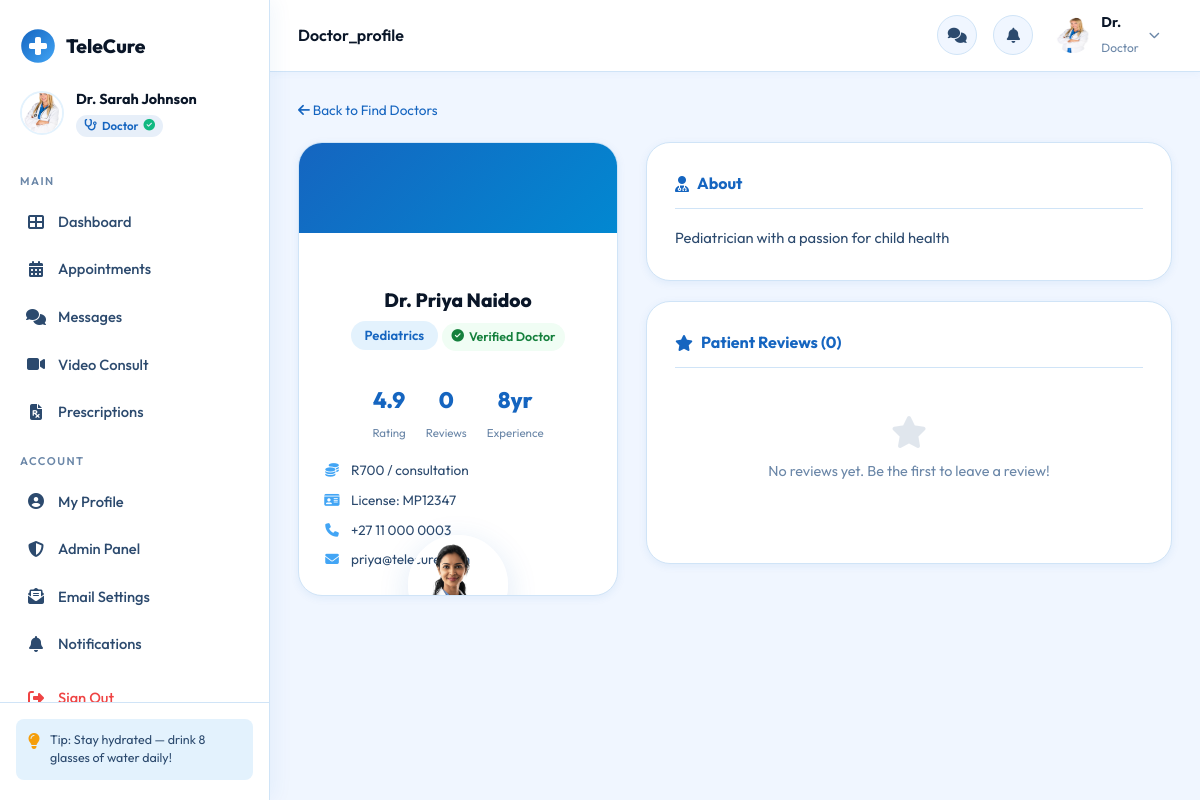
The page /Telecure/doctor_profile.php?id=3 (signed in) on the database its author committed.
### tables this page shows
CREATE TABLE doctor_profiles (
    id              INT AUTO_INCREMENT PRIMARY KEY,
    user_id         INT NOT NULL,
    specialization  VARCHAR(150),
    license_number  VARCHAR(100),
    years_experience INT DEFAULT 0,
    consultation_fee DECIMAL(10,2) DEFAULT 0.00,
    availability_days VARCHAR(100),
    is_verified     TINYINT(1) DEFAULT 0,
    rating          DECIMAL(3,2) DEFAULT 0.00,
    total_reviews   INT DEFAULT 0,
    UNIQUE KEY uq_doctor_license (license_number),
    UNIQUE KEY uq_doctor_user (user_id),
    KEY idx_doctor_specialization (specialization(100)),
    CONSTRAINT fk_doctor_user FOREIGN KEY (user_id)
        REFERENCES users(id) ON DELETE CASCADE ON UPDATE CASCADE
);

CREATE TABLE users (
    id             INT AUTO_INCREMENT PRIMARY KEY,
    full_name      VARCHAR(150) NOT NULL,
    email          VARCHAR(150) NOT NULL,
    password       VARCHAR(255) NOT NULL,
    role           ENUM('patient','doctor') NOT NULL DEFAULT 'patient',
    phone          VARCHAR(20),
    date_of_birth  DATE,
    gender         ENUM('male','female','other'),
    profile_photo  VARCHAR(255) DEFAULT 'default_avatar.png',
    bio            TEXT,
    created_at     TIMESTAMP DEFAULT CURRENT_TIMESTAMP,
    updated_at     TIMESTAMP DEFAULT CURRENT_TIMESTAMP ON UPDATE CURRENT_TIMESTAMP,
    is_active      TINYINT(1) DEFAULT 1,
    is_admin       TINYINT(1) NOT NULL DEFAULT 0,
    last_seen      TIMESTAMP NULL,
    UNIQUE KEY uq_users_email (email)
);

### Telecure/includes/config.php (called while the page is built, shortened)
<?php
function getDB() {
    static $pdo = null;
    if ($pdo === null) {
        try {
            $dsn = "mysql:host=" . DB_HOST . ";dbname=" . DB_NAME . ";charset=utf8mb4";
            $options = [
                PDO::ATTR_ERRMODE            => PDO::ERRMODE_EXCEPTION,
                PDO::ATTR_DEFAULT_FETCH_MODE => PDO::FETCH_ASSOC,
                PDO::ATTR_EMULATE_PREPARES   => false,
            ];
            $pdo = new PDO($dsn, DB_USER, DB_PASS, $options);
            $pdo->exec("SET time_zone = '" . (new DateTime('now'))->format('P') . "'");
        } catch (PDOException $e) {
            error_log('TeleCure DB connection failed: ' . $e->getMessage());
            http_response_code(500);
            die('Database connection failed. Check DB_HOST / DB_USER / DB_PASS / DB_NAME in includes/config.php and that MySQL is running.');
        }
    }
    return $pdo;
}
function currentUser() {
    $db = getDB();
    $stmt = $db->prepare("SELECT u.*, dp.specialization, dp.consultation_fee, dp.is_verified, dp.rating, dp.years_experience
                          FROM users u
                          LEFT JOIN doctor_profiles dp ON u.id = dp.user_id
                          WHERE u.id = ?");
    $stmt->execute([$_SESSION['user_id']]);
    $row = $stmt->fetch();
    return $row;
}
function isAdmin($user) {
    return !empty($user['is_admin']);
}
function avatarUrl($row, $size = 80) {
    $name = $row['full_name'] ?? $row['name'] ?? '?';
    $photo = $row['profile_photo'] ?? null;
    if (!empty($photo) && $photo !== 'default_avatar.png') {
        $localPath = AVATAR_UPLOAD_DIR . basename($photo);
        if (file_exists($localPath)) {
            return AVATAR_UPLOAD_URL . rawurlencode(basename($photo));
        }
    }
    $role = $row['role'] ?? 'patient';
    $bg = $role === 'doctor' ? '1565C0' : 'E3F2FD';
    $fg = $role === 'doctor' ? 'fff' : '1565C0';
    return "https://ui-avatars.com/api/?name=" . urlencode($name) . "&background={$bg}&color={$fg}&size={$size}&bold=true";
}
?>

### Telecure/doctor_profile.php (the view, shortened to what this page needs)
<?php
require_once 'includes/config.php';
$db     = getDB();
$user   = currentUser();
$docId  = (int)($_GET['id'] ?? 0);
$stmt = $db->prepare(
    "SELECT u.*, dp.specialization, dp.consultation_fee, dp.rating,
            dp.total_reviews, dp.years_experience, dp.license_number, dp.is_verified
     FROM   users u
     JOIN   doctor_profiles dp ON dp.user_id = u.id
     WHERE  u.id=? AND u.role='doctor'"
);
$stmt->execute([$docId]);
$doc = $stmt->fetch();
$revStmt = $db->prepare(
    "SELECT r.*, u.full_name AS patient_name
     FROM   reviews r JOIN users u ON r.patient_id = u.id
     WHERE  r.doctor_id=? ORDER BY r.created_at DESC LIMIT 10"
);
$revStmt->execute([$docId]);
$reviews = $revStmt->fetchAll();
$docAvatarUrl = avatarUrl($doc, 120);
?>
<!DOCTYPE html>
<html lang="en">
<head>
    <link rel="stylesheet" href="css/style.css">
    <link rel="stylesheet" href="css/dashboard.css">
    <link rel="stylesheet" href="https://cdnjs.cloudflare.com/ajax/libs/font-awesome/6.5.0/css/all.min.css">
</head>
<body class="dashboard-page">
<?php include 'includes/sidebar.php'; ?>
<div class="main-content">
    <?php include 'includes/topbar.php'; ?>
    <div class="dashboard-body">
        <div style="margin-bottom:20px;font-size:0.85rem;color:var(--text-light);">
            <a href="find_doctors.php" style="color:var(--primary)"><i class="fas fa-arrow-left"></i> Back to Find Doctors</a>
        </div>
        <div class="doc-profile-layout">
            <div class="doc-profile-card">
                <div class="doc-profile-banner"></div>
                <div class="doc-profile-info">
                    <img src="<?= $docAvatarUrl ?>" alt="<?= htmlspecialchars($doc['full_name']) ?>" class="doc-profile-avatar">
                    <div class="doc-profile-name"><?= htmlspecialchars($doc['full_name']) ?></div>
                    <div class="doc-profile-spec"><?= htmlspecialchars($doc['specialization'] ?? 'General Practitioner') ?></div>
                    <?php if ($doc['is_verified']): ?>
                    <div class="doc-profile-verified"><i class="fas fa-check-circle"></i> Verified Doctor</div>
                    <?php endif; ?>
                    <div class="doc-stat-row">
                        <div class="doc-stat">
                            <strong><?= number_format($doc['rating'],1) ?></strong>
                            <small>Rating</small>
                        </div>
                        <div class="doc-stat">
                            <strong><?= (int)$doc['total_reviews'] ?></strong>
                            <small>Reviews</small>
                        </div>
                        <div class="doc-stat">
                            <strong><?= (int)$doc['years_experience'] ?>yr</strong>
                            <small>Experience</small>
                        </div>
                    </div>
                    <div class="doc-info-list">
                        <div class="doc-info-item"><i class="fas fa-coins"></i> R<?= number_format($doc['consultation_fee'],0) ?> / consultation</div>
                        <div class="doc-info-item"><i class="fas fa-id-card"></i> License: <?= htmlspecialchars($doc['license_number'] ?? 'N/A') ?></div>
                        <?php if ($doc['phone']): ?>
                        <div class="doc-info-item"><i class="fas fa-phone"></i> <?= htmlspecialchars($doc['phone']) ?></div>
                        <?php endif; ?>
                        <?php if ($doc['email']): ?>
                        <div class="doc-info-item"><i class="fas fa-envelope"></i> <?= htmlspecialchars($doc['email']) ?></div>
                        <?php endif; ?>
                    </div>
                </div>
            </div>
            <div>
                <div class="doc-main-card">
                    <h3><i class="fas fa-user-md"></i> About</h3>
                    <p class="doc-bio"><?= $doc['bio'] ? nl2br(htmlspecialchars($doc['bio'])) : '<em style="color:var(--text-light)">No bio provided yet.</em>' ?></p>
                </div>
                <div class="doc-main-card">
                    <h3 id="reviews"><i class="fas fa-star"></i> Patient Reviews (<?= count($reviews) ?>)</h3>
                    <div class="reviews-list">
                        <?php if (empty($reviews)): ?>
                        <div class="empty-state" style="padding:32px;">
                            <i class="fas fa-star" style="font-size:2rem;opacity:0.2;display:block;margin-bottom:12px;"></i>
                            <p>No reviews yet. Be the first to leave a review!</p>
                        </div>
                        <?php else: foreach ($reviews as $rev): ?>
                        <div class="review-card">
                            <div class="review-header">
                                <img src="https://ui-avatars.com/api/?name=<?= urlencode($rev['patient_name']) ?>&background=E3F2FD&color=1565C0&size=36"
                                     alt="" class="review-avatar">
                                <div class="review-meta">
                                    <strong><?= htmlspecialchars($rev['patient_name']) ?></strong>
                                    <small><?= date('M j, Y', strtotime($rev['created_at'])) ?></small>
                                </div>
                                <div class="review-stars">
                                    <?php for ($i=1;$i<=5;$i++): ?>
                                    <i class="fas fa-star" style="color:<?= $i<=$rev['rating'] ? '#F59E0B' : '#D1D5DB' ?>"></i>
                                    <?php endfor; ?>
                                </div>
                            </div>
                            <?php if ($rev['comment']): ?>
                            <p class="review-text"><?= nl2br(htmlspecialchars($rev['comment'])) ?></p>
                            <?php endif; ?>
                        </div>
                        <?php endforeach; endif; ?>
                    </div>
                </div>
            </div>
        </div>
    </div>
</div>
</body>
</html>

### Telecure/includes/sidebar.php (shortened to what this page needs)
<?php
$role = $user['role'];
$currentPage = basename($_SERVER['PHP_SELF']);
$avatarUrl = avatarUrl($user, 80);
?>
<aside class="sidebar" id="sidebar">
    <div class="sidebar-header">
        <div class="sidebar-logo">
            <span>TeleCure</span>
        </div>
    </div>
    <div class="sidebar-user">
        <img src="<?= $avatarUrl ?>" alt="Avatar" class="sidebar-avatar">
        <div class="sidebar-user-info">
            <strong><?= htmlspecialchars($user['full_name']) ?></strong>
            <span class="sidebar-role <?= $role ?>">
                <i class="fas fa-<?= $role === 'doctor' ? 'stethoscope' : 'user' ?>"></i>
                <?= ucfirst($role) ?>
                <?php if ($role === 'doctor' && ($user['is_verified'] ?? 0)): ?>
                <i class="fas fa-check-circle verified-tick"></i>
                <?php endif; ?>
            </span>
        </div>
    </div>
    <nav class="sidebar-nav">
        <div class="nav-section-label">Main</div>
        <a href="dashboard.php" class="nav-item <?= $currentPage === 'dashboard.php' ? 'active' : '' ?>">
            <i class="fas fa-th-large"></i> <span>Dashboard</span>
        </a>
        <a href="appointments.php" class="nav-item <?= $currentPage === 'appointments.php' ? 'active' : '' ?>">
            <i class="fas fa-calendar-alt"></i> <span>Appointments</span>
        </a>
        <a href="chat.php" class="nav-item <?= $currentPage === 'chat.php' ? 'active' : '' ?>">
            <i class="fas fa-comments"></i> <span>Messages</span>
        </a>
        <a href="video.php" class="nav-item <?= $currentPage === 'video.php' ? 'active' : '' ?>">
            <i class="fas fa-video"></i> <span>Video Consult</span>
        </a>
        <a href="prescriptions.php" class="nav-item <?= $currentPage === 'prescriptions.php' ? 'active' : '' ?>">
            <i class="fas fa-file-prescription"></i> <span>Prescriptions</span>
        </a>
        <div class="nav-section-label">Account</div>
        <a href="profile.php" class="nav-item <?= $currentPage === 'profile.php' ? 'active' : '' ?>">
            <i class="fas fa-user-circle"></i> <span>My Profile</span>
        </a>
        <?php if (isAdmin($user)): ?>
        <a href="admin.php" class="nav-item <?= $currentPage === 'admin.php' ? 'active' : '' ?>">
            <i class="fas fa-shield-alt"></i> <span>Admin Panel</span>
        </a>
        <a href="admin_email.php" class="nav-item <?= $currentPage === 'admin_email.php' ? 'active' : '' ?>">
            <i class="fas fa-envelope-open-text"></i> <span>Email Settings</span>
        </a>
        <?php endif; ?>
        <a href="notifications.php" class="nav-item <?= $currentPage === 'notifications.php' ? 'active' : '' ?>">
            <i class="fas fa-bell"></i> <span>Notifications</span>
        </a>
        <a href="logout.php" class="nav-item logout">
            <i class="fas fa-sign-out-alt"></i> <span>Sign Out</span>
        </a>
    </nav>
    <div class="sidebar-footer">
        <div class="health-tip">
            <i class="fas fa-lightbulb"></i>
            <p>Tip: Stay hydrated — drink 8 glasses of water daily!</p>
        </div>
    </div>
</aside>

### Telecure/includes/topbar.php (shortened to what this page needs)
<?php
$avatarUrl = avatarUrl($user, 40);
?>
<header class="topbar">
    <div class="topbar-left">
        <div class="breadcrumb">
            <span><?= ucfirst(str_replace('.php', '', basename($_SERVER['PHP_SELF']))) ?></span>
        </div>
    </div>
    <div class="topbar-right">
        <a href="chat.php" class="topbar-icon-btn">
            <i class="fas fa-comments"></i>
        </a>
        <div class="topbar-notif" id="notifToggle">
            <button class="topbar-icon-btn">
                <i class="fas fa-bell"></i>
            </button>
        </div>
        <div class="topbar-user">
            <img src="<?= $avatarUrl ?>" alt="Avatar">
            <div class="topbar-user-info">
                <?php $firstName = explode(' ', $user['full_name']); ?>
                <strong><?= htmlspecialchars($firstName[0]) ?></strong>
                <span><?= ucfirst($user['role']) ?></span>
            </div>
            <i class="fas fa-chevron-down"></i>
        </div>
    </div>
</header>

### rows shown on the page
doctor_profiles: user.profile_photo (picture), user.full_name "Dr. Sarah Johnson", user.role "Doctor", user.full_name "Dr."
doctor_profiles: user.profile_photo (picture), user.full_name "Dr. Priya Naidoo", specialization "Pediatrics", rating "4.9", total_reviews "0", years_experience "8", consultation_fee "700", license_number "MP12347", user.phone "+27 11 000 0003", user.email "priya@telecure.com", user.bio "Pediatrician with a passion for child health"

### other values the page prints
str_replace('.php', '', basename($_SERVER['PHP_SELF'])) "Doctor_profile"
count($reviews) "0"
